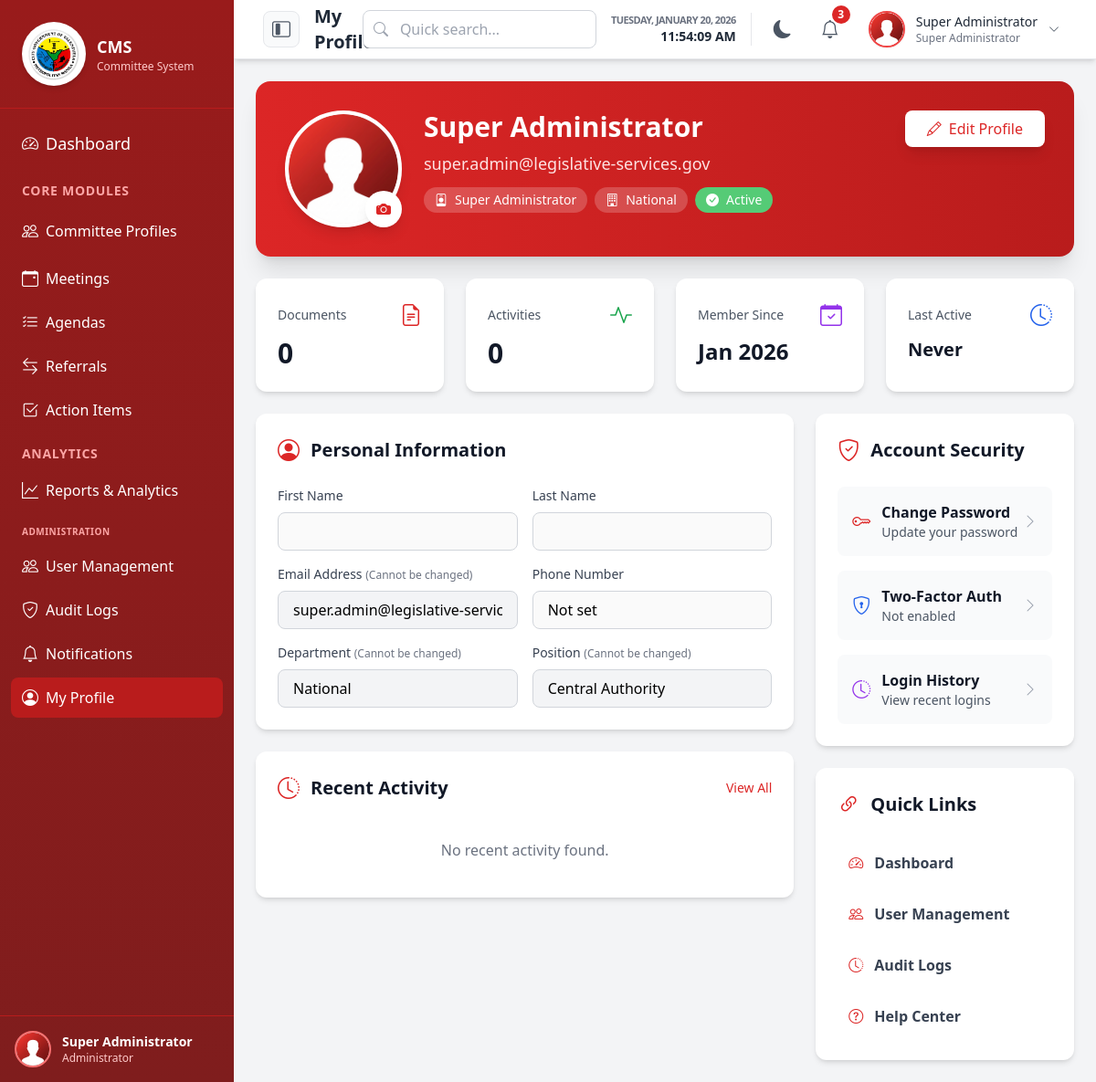
/pages/my-profile/index.php (signed in), run on the app's committed database.
### tables this page shows
CREATE TABLE IF NOT EXISTS `users` (
  `user_id` INT AUTO_INCREMENT PRIMARY KEY,
  `email` VARCHAR(100) NOT NULL UNIQUE,
  `password_hash` VARCHAR(255) NOT NULL,
  `first_name` VARCHAR(100) NOT NULL,
  `last_name` VARCHAR(100) NOT NULL,
  `role_id` INT NOT NULL,
  `profile_picture` VARCHAR(255),
  `phone` VARCHAR(20),
  `department` VARCHAR(100),
  `position` VARCHAR(100),
  `bio` TEXT,
  `address` TEXT,
  `is_active` BOOLEAN DEFAULT FALSE,
  `email_verified` BOOLEAN DEFAULT FALSE,
  `verification_token` VARCHAR(255),
  `verification_token_expires` DATETIME,
  `password_reset_token` VARCHAR(255),
  `password_reset_expires` DATETIME,
  `last_login` DATETIME,
  `created_at` TIMESTAMP DEFAULT CURRENT_TIMESTAMP,
  `updated_at` TIMESTAMP DEFAULT CURRENT_TIMESTAMP ON UPDATE CURRENT_TIMESTAMP,
  FOREIGN KEY (`role_id`) REFERENCES `roles`(`role_id`),
  INDEX idx_users_role (role_id),
  INDEX idx_users_active (is_active),
  INDEX idx_users_email (email)
);

### public/pages/my-profile/index.php (the view, shortened to what this page needs)
<?php
require_once '../../../config/database.php';
$userId = $_SESSION['user_id'];
$query = "SELECT u.*, r.role_name FROM users u LEFT JOIN roles r ON u.role_id = r.role_id WHERE u.user_id = ?";
$stmt = $conn->prepare($query);
$stmt->bind_param("i", $userId);
$stmt->execute();
$result = $stmt->get_result();
$user = $result->fetch_assoc();
$userPhone = $user['phone'] ?? 'Not set';
$userDepartment = $user['department'] ?? 'Not set';
$userPosition = $user['position'] ?? 'Not set';
$memberSince = date('M Y', strtotime($user['created_at'] ?? 'now'));
$statsQuery = "SELECT
(SELECT COUNT(*) FROM audit_logs WHERE user_id = ?) as activity_count,
(SELECT COUNT(*) FROM legislative_documents WHERE created_by = ?) as doc_count,
(SELECT timestamp FROM audit_logs WHERE user_id = ? ORDER BY timestamp DESC LIMIT 1) as last_active";
$statsStmt = $conn->prepare($statsQuery);
$statsStmt->bind_param("iii", $userId, $userId, $userId);
$statsStmt->execute();
$statsResult = $statsStmt->get_result()->fetch_assoc();
$activityCount = $statsResult['activity_count'] ?? 0;
$docCount = $statsResult['doc_count'] ?? 0;
$lastActive = $statsResult['last_active'] ? date('M j, g:i A', strtotime($statsResult['last_active'])) : 'Never';
$recentActivities = getAuditLogs(5, 0, ['user_id' => $userId]);
include '../../includes/header.php';
?>
<div class="bg-gradient-to-r from-red-600 to-red-700 rounded-2xl shadow-xl p-8 mb-6 text-white animate-fade-in">
    <div class="flex flex-col md:flex-row items-center md:items-start gap-6">
        <div class="relative">
            <div id="profilePictureContainer"
                class="w-32 h-32 rounded-full bg-white border-4 border-white shadow-lg flex items-center justify-center overflow-hidden">
                <?php if ($profilePicture): ?>
                    <img src="../../<?php echo htmlspecialchars($profilePicture); ?>" alt="Profile Picture"
                        class="w-full h-full object-cover" onerror="this.src='../../assets/images/default-avatar.png'">
                <?php else: ?>
                    <img src="../../assets/images/default-avatar.png" alt="Default Avatar"
                        class="w-full h-full object-cover">
                <?php endif; ?>
            </div>
            <button onclick="openUploadModal()"
                class="absolute bottom-0 right-0 bg-white text-red-600 rounded-full w-10 h-10 flex items-center justify-center hover:bg-gray-100 transform hover:scale-110 transition-all duration-200 shadow-lg">
                <i class="bi bi-camera-fill"></i>
            </button>
        </div>
        <div class="flex-1 text-center md:text-left">
            <h1 class="text-3xl font-bold mb-2"><?php echo htmlspecialchars($userName); ?></h1>
            <p class="text-red-100 text-lg mb-3"><?php echo htmlspecialchars($userEmail); ?></p>
            <div class="flex flex-wrap gap-2 justify-center md:justify-start">
                <span class="bg-white bg-opacity-20 px-3 py-1 rounded-full text-sm flex items-center gap-2">
                    <i class="bi bi-person-badge"></i> <?php echo htmlspecialchars($userRole); ?>
                </span>
                <span class="bg-white bg-opacity-20 px-3 py-1 rounded-full text-sm flex items-center gap-2">
                    <i class="bi bi-building"></i> <?php echo htmlspecialchars($userDepartment); ?>
                </span>
                <span class="bg-green-400 bg-opacity-90 px-3 py-1 rounded-full text-sm flex items-center gap-2">
                    <i class="bi bi-check-circle-fill"></i> Active
                </span>
            </div>
        </div>
        <div class="flex items-center">
            <button onclick="toggleEditMode()"
                class="bg-white text-red-600 px-6 py-2 rounded-lg font-medium hover:bg-gray-100 transform hover:scale-105 transition-all duration-200 shadow-lg flex items-center gap-2">
                <i class="bi bi-pencil"></i> Edit Profile
            </button>
        </div>
    </div>
</div>
<div class="grid grid-cols-1 md:grid-cols-4 gap-6 mb-6">
    <div class="bg-white rounded-xl shadow-md p-6 animate-fade-in-up animation-delay-100">
        <div class="flex items-center justify-between mb-2">
            <span class="text-gray-600 text-sm">Documents</span>
            <i class="bi bi-file-earmark-text text-2xl text-red-600"></i>
        </div>
        <p class="text-3xl font-bold text-gray-900"><?php echo $docCount; ?></p>
    </div>
    <div class="bg-white rounded-xl shadow-md p-6 animate-fade-in-up animation-delay-200">
        <div class="flex items-center justify-between mb-2">
            <span class="text-gray-600 text-sm">Activities</span>
            <i class="bi bi-activity text-2xl text-green-600"></i>
        </div>
        <p class="text-3xl font-bold text-gray-900"><?php echo $activityCount; ?></p>
    </div>
    <div class="bg-white rounded-xl shadow-md p-6 animate-fade-in-up animation-delay-300">
        <div class="flex items-center justify-between mb-2">
            <span class="text-gray-600 text-sm">Member Since</span>
            <i class="bi bi-calendar-check text-2xl text-purple-600"></i>
        </div>
        <p class="text-2xl font-bold text-gray-900"><?php echo $memberSince; ?></p>
    </div>
    <div class="bg-white rounded-xl shadow-md p-6 animate-fade-in-up animation-delay-400">
        <div class="flex items-center justify-between mb-2">
            <span class="text-gray-600 text-sm">Last Active</span>
            <i class="bi bi-clock-history text-2xl text-blue-600"></i>
        </div>
        <p class="text-xl font-bold text-gray-900"><?php echo $lastActive; ?></p>
    </div>
</div>
<div class="grid grid-cols-1 lg:grid-cols-3 gap-6">
    <div class="lg:col-span-2 space-y-6">
        <div class="bg-white rounded-xl shadow-md p-6 animate-fade-in-up animation-delay-500">
            <div class="flex items-center mb-6">
                <i class="bi bi-person-circle text-red-600 text-2xl mr-3"></i>
                <h2 class="text-xl font-bold text-gray-900">Personal Information</h2>
            </div>
            <form method="POST" id="profileForm">
                <div class="grid grid-cols-1 md:grid-cols-2 gap-4">
                    <div>
                        <label class="block text-sm font-medium text-gray-700 mb-2">First Name</label>
                        <input type="text" name="first_name"
                            value="<?php echo htmlspecialchars($user['first_name'] ?? ''); ?>"
                            class="w-full px-4 py-2 border border-gray-300 rounded-lg focus:ring-2 focus:ring-red-600 focus:border-transparent"
                            disabled>
                    </div>
                    <div>
                        <label class="block text-sm font-medium text-gray-700 mb-2">Last Name</label>
                        <input type="text" name="last_name"
                            value="<?php echo htmlspecialchars($user['last_name'] ?? ''); ?>"
                            class="w-full px-4 py-2 border border-gray-300 rounded-lg focus:ring-2 focus:ring-red-600 focus:border-transparent"
                            disabled>
                    </div>
                    <div>
                        <label class="block text-sm font-medium text-gray-700 mb-2">Email Address <span
                                class="text-xs text-gray-500">(Cannot be changed)</span></label>
                        <input type="email" name="email" value="<?php echo htmlspecialchars($userEmail); ?>"
                            class="w-full px-4 py-2 border border-gray-300 rounded-lg bg-gray-100 cursor-not-allowed"
                            disabled readonly>
                    </div>
                    <div>
                        <label class="block text-sm font-medium text-gray-700 mb-2">Phone Number</label>
                        <input type="tel" name="phone" value="<?php echo htmlspecialchars($userPhone); ?>"
                            class="w-full px-4 py-2 border border-gray-300 rounded-lg focus:ring-2 focus:ring-red-600 focus:border-transparent"
                            disabled>
                    </div>
                    <div>
                        <label class="block text-sm font-medium text-gray-700 mb-2">Department <span
                                class="text-xs text-gray-500">(Cannot be changed)</span></label>
                        <input type="text" name="department" value="<?php echo htmlspecialchars($userDepartment); ?>"
                            class="w-full px-4 py-2 border border-gray-300 rounded-lg bg-gray-100 cursor-not-allowed"
                            disabled readonly>
                    </div>
                    <div>
                        <label class="block text-sm font-medium text-gray-700 mb-2">Position <span
                                class="text-xs text-gray-500">(Cannot be changed)</span></label>
                        <input type="text" name="position" value="<?php echo htmlspecialchars($userPosition); ?>"
                            class="w-full px-4 py-2 border border-gray-300 rounded-lg bg-gray-100 cursor-not-allowed"
                            disabled readonly>
                    </div>
                </div>
            </form>
        </div>
        <div class="bg-white rounded-xl shadow-md p-6 animate-fade-in-up animation-delay-600">
            <div class="flex items-center justify-between mb-6">
                <div class="flex items-center">
                    <i class="bi bi-clock-history text-red-600 text-2xl mr-3"></i>
                    <h2 class="text-xl font-bold text-gray-900">Recent Activity</h2>
                </div>
                <a href="#" class="text-red-600 hover:text-red-700 text-sm font-medium">View All</a>
            </div>
            <div class="space-y-4">
                <?php if (empty($recentActivities)): ?>
                    <p class="text-center text-gray-500 py-4">No recent activity found.</p>
                <?php endif; ?>
            </div>
        </div>
    </div>
    <div class="space-y-6">
        <div class="bg-white rounded-xl shadow-md p-6 animate-fade-in-up animation-delay-700">
            <div class="flex items-center mb-6">
                <i class="bi bi-shield-check text-red-600 text-2xl mr-3"></i>
                <h2 class="text-xl font-bold text-gray-900">Account Security</h2>
            </div>
            <div class="space-y-4">
                <button onclick="openChangePasswordModal()"
                    class="w-full flex items-center justify-between p-4 bg-gray-50 hover:bg-gray-100 rounded-lg transition">
                    <div class="flex items-center gap-3">
                        <i class="bi bi-key text-red-600 text-xl"></i>
                        <div class="text-left">
                            <p class="font-semibold text-gray-900">Change Password</p>
                            <p class="text-sm text-gray-600">Update your password</p>
                        </div>
                    </div>
                    <i class="bi bi-chevron-right text-gray-400"></i>
                </button>
                <button
                    class="w-full flex items-center justify-between p-4 bg-gray-50 hover:bg-gray-100 rounded-lg transition">
                    <div class="flex items-center gap-3">
                        <i class="bi bi-shield-lock text-blue-600 text-xl"></i>
                        <div class="text-left">
                            <p class="font-semibold text-gray-900">Two-Factor Auth</p>
                            <p class="text-sm text-gray-600">Not enabled</p>
                        </div>
                    </div>
                    <i class="bi bi-chevron-right text-gray-400"></i>
                </button>
                <button
                    class="w-full flex items-center justify-between p-4 bg-gray-50 hover:bg-gray-100 rounded-lg transition">
                    <div class="flex items-center gap-3">
                        <i class="bi bi-clock-history text-purple-600 text-xl"></i>
                        <div class="text-left">
                            <p class="font-semibold text-gray-900">Login History</p>
                            <p class="text-sm text-gray-600">View recent logins</p>
                        </div>
                    </div>
                    <i class="bi bi-chevron-right text-gray-400"></i>
                </button>
            </div>
        </div>
        <div class="bg-white rounded-xl shadow-md p-6 animate-fade-in-up animation-delay-800">
            <div class="flex items-center mb-6">
                <i class="bi bi-link-45deg text-red-600 text-2xl mr-3"></i>
                <h2 class="text-xl font-bold text-gray-900">Quick Links</h2>
            </div>
            <div class="space-y-2">
                <a href="../../dashboard.php" class="flex items-center p-3 rounded-lg hover:bg-gray-100 transition">
                    <i class="bi bi-speedometer2 text-red-600 mr-3"></i>
                    <span class="font-semibold text-gray-700">Dashboard</span>
                </a>
                <a href="../user-management/index.php"
                    class="flex items-center p-3 rounded-lg hover:bg-gray-100 transition">
                    <i class="bi bi-people text-red-600 mr-3"></i>
                    <span class="font-semibold text-gray-700">User Management</span>
                </a>
                <a href="../audit-logs/index.php" class="flex items-center p-3 rounded-lg hover:bg-gray-100 transition">
                    <i class="bi bi-clock-history text-red-600 mr-3"></i>
                    <span class="font-semibold text-gray-700">Audit Logs</span>
                </a>
                <a href="#" class="flex items-center p-3 rounded-lg hover:bg-gray-100 transition">
                    <i class="bi bi-question-circle text-red-600 mr-3"></i>
                    <span class="font-semibold text-gray-700">Help Center</span>
                </a>
            </div>
        </div>
    </div>
</div>
<?php include '../../includes/footer.php'; ?>

### data on the page
users: department "National", created_at "Jan 2026", phone "Not set", position "Central Authority"

### other printed values
$userName "Super Administrator"
$pageTitle "My Profile"
$dummyUnreadCount "3"
$userRole "Super Administrator"
$userEmail "super.admin@legislative-services.gov"
$docCount "0"
$activityCount "0"
$lastActive "Never"
